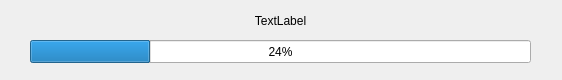
<?xml version="1.0" encoding="UTF-8"?>
<ui version="4.0">
 <class>LoadingProgressBar</class>
 <widget class="QWidget" name="LoadingProgressBar">
  <property name="geometry">
   <rect>
    <x>0</x>
    <y>0</y>
    <width>562</width>
    <height>80</height>
   </rect>
  </property>
  <property name="windowTitle">
   <string>Cassandra - Loading Simulation</string>
  </property>
  <widget class="QLabel" name="state">
   <property name="geometry">
    <rect>
     <x>30</x>
     <y>10</y>
     <width>501</width>
     <height>21</height>
    </rect>
   </property>
   <property name="text">
    <string>TextLabel</string>
   </property>
   <property name="alignment">
    <set>Qt::AlignCenter</set>
   </property>
  </widget>
  <widget class="QProgressBar" name="bar">
   <property name="geometry">
    <rect>
     <x>30</x>
     <y>40</y>
     <width>501</width>
     <height>23</height>
    </rect>
   </property>
   <property name="value">
    <number>24</number>
   </property>
  </widget>
 </widget>
 <resources/>
 <connections/>
</ui>
